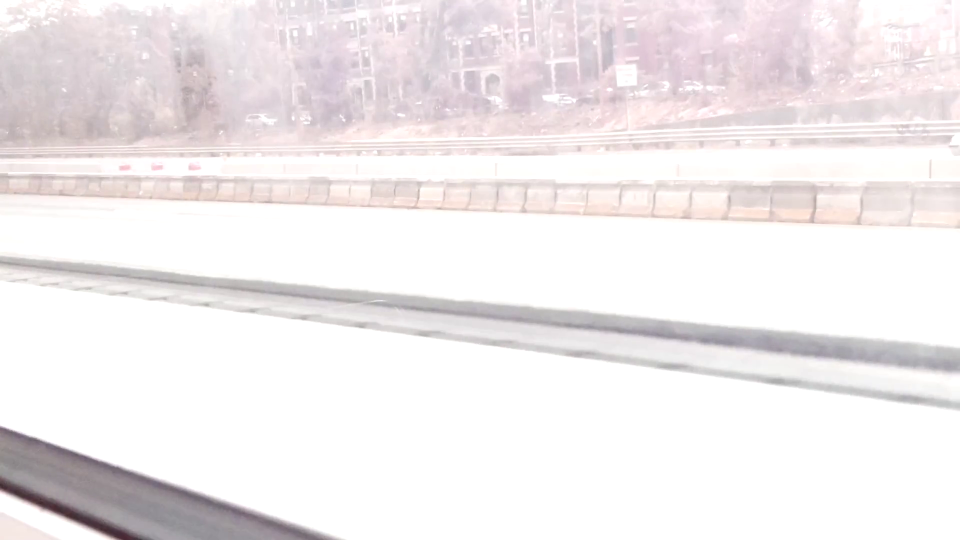
#> input picture frame 16 of adam2__1__h264.mp4, 1920 x 1080 px, given in place of cars.mp4, which was not available (shown at 1/2 size)
$ python car_detection.py
#> lines starting #> are read from the running program, lines starting #| are printed output that depends on the picture; after the words box and inside, x2 and y2 are one past the last pixel; in counts of white or black regions, pixels touching at a corner belong together; pictures that were not available may be replaced by others from this repository, and a replacement may not be noted
#import libraries of python opencv
import cv2
import numpy as np

#create VideoCapture object and read from video file
cap = cv2.VideoCapture('cars.mp4')
#use trained cars XML classifiers
car_cascade = cv2.CascadeClassifier('cars.xml')
current = 0
prev = 0
count = 0
#read until video is completed
while True:
    #capture frame by frame
    ret, frame = cap.read()
#> frame is the input picture: shape (1080, 1920, 3); mean B, G, R 236.6, 235.5, 240.7
    #convert video into gray scale of each frames
    gray = cv2.cvtColor(frame, cv2.COLOR_BGR2GRAY)

    #detect cars in the video
    cars = car_cascade.detectMultiScale(gray, 1.1, 3)
#> cars = 28 rows, first 6: [638, 276, 50, 50], [393, 276, 55, 55], [289, 304, 48, 48], [363, 371, 44, 44], [325, 276, 55, 55], [505, 375, 47, 47]

    #to draw arectangle in each cars
    for (x,y,w,h) in cars:
        cv2.rectangle(frame,(x,y),(x+w,y+h),(0,255,0),2)
        current = current + 1
#> this loop made 28 passes
#> (x, y, w, h) on passes 1 to 12: (638, 276, 50, 50), (393, 276, 55, 55), (289, 304, 48, 48), (363, 371, 44, 44), (325, 276, 55, 55), (505, 375, 47, 47), (1024, 5, 55, 55), (118, 280, 51, 51), (207, 558, 48, 48), (367, 564, 73, 73), (146, 272, 63, 63), (9, 280, 54, 54)
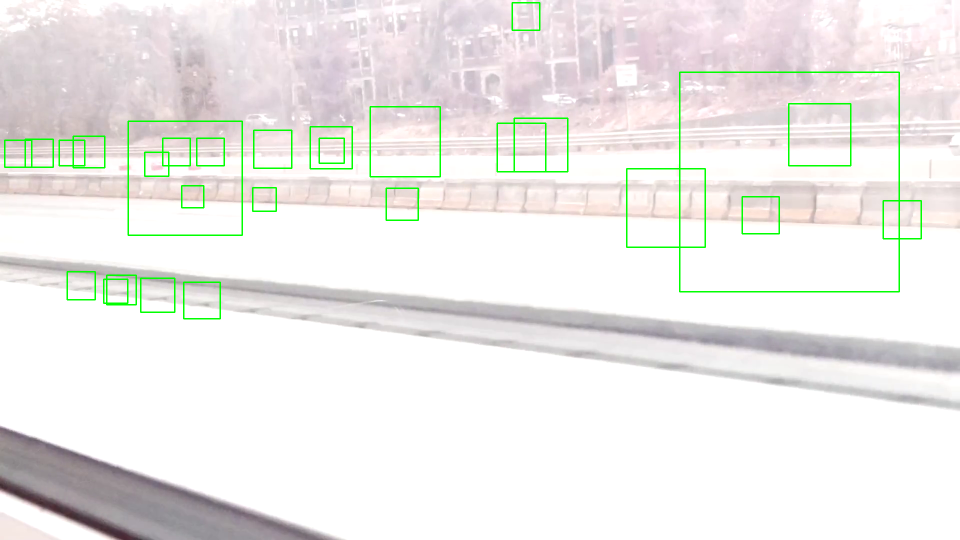
#> frame: shape (1080, 1920, 3) (shown at 1/2 size); 1.45% of pixels changed, all inside (x1, y1, x2, y2) = (8, 4, 1844, 639)
#> after the loop, current = 28
    if (current>prev):
        count = count + (current- prev)
#> count = 28
    cv2.putText(frame,'Count: %d' %count,(10,500), cv2.FONT_HERSHEY_SIMPLEX, 4,(255,255,255),2,cv2.LINE_AA)
#> frame: shape (1080, 1920, 3); 0.03% of pixels changed, all inside (x1, y1, x2, y2) = (21, 414, 618, 502)
    prev = current
#> prev = 28
    #display the resulting frame
    cv2.imshow('video', frame)
    #press Q on keyboard to exit
    if cv2.waitKey(25) & 0xFF == ord('q'):
#> (key q is pressed here)
        break
#release the videocapture object
cap.release()
#close all the frames
cv2.destroyAllWindows()

$ run again, starting later in the video
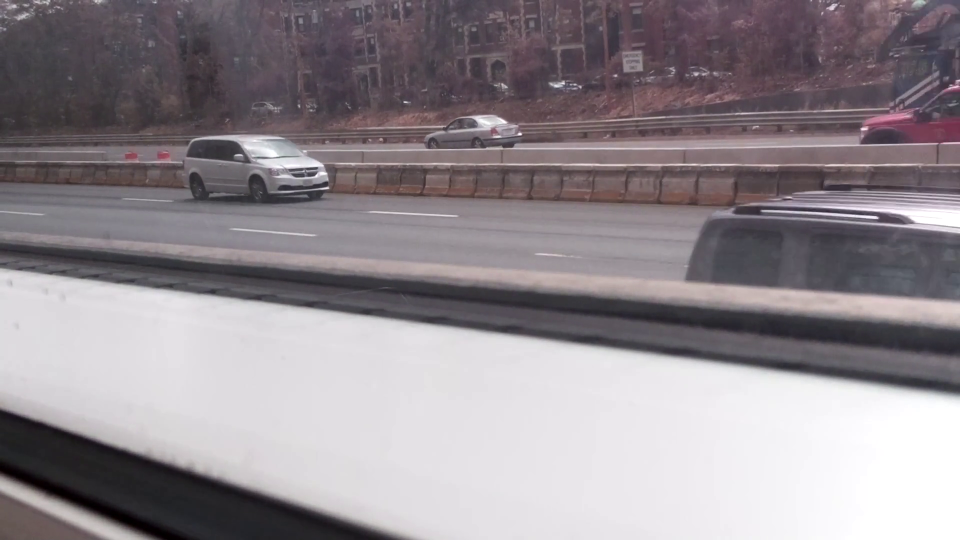
#> input picture frame 72 of adam2__1__h264.mp4, 1920 x 1080 px, given in place of cars.mp4, which was not available (shown at 1/2 size)
#> frame is the input picture: shape (1080, 1920, 3); mean B, G, R 142.6, 137.3, 144.7
#> cars = 13 rows, first 6: [1557, 381, 29, 29], [337, 255, 49, 49], [1458, 373, 74, 74], [1636, 328, 74, 74], [1024, 205, 114, 114], [1576, 192, 101, 101]
#> the loop `for (x,y,w,h) in cars:` made 13 passes
#> after the loop `for (x,y,w,h) in cars:`:
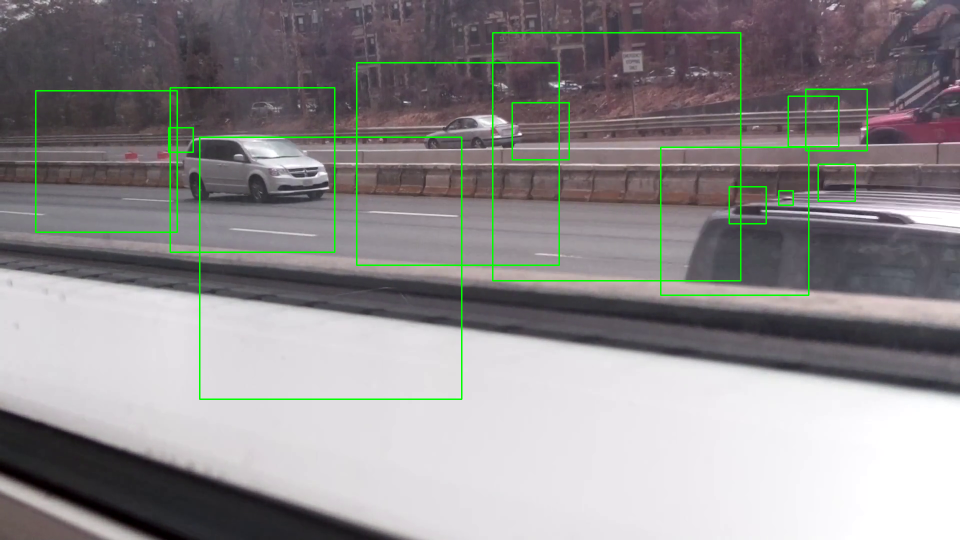
#> frame: shape (1080, 1920, 3) (shown at 1/2 size); 1.66% of pixels changed, all inside (x1, y1, x2, y2) = (70, 64, 1736, 800)
#> after the loop `for (x,y,w,h) in cars:`: current = 13
#> `cv2.putText(frame,'Count: %d' %count,(10,500), cv2.FONT_HERSHEY_SIMPLE..`:
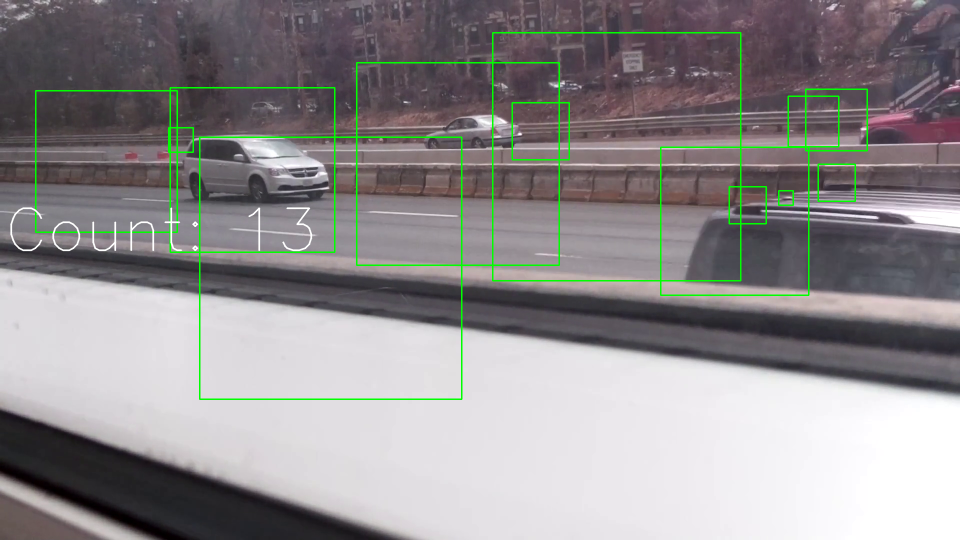
#> frame: shape (1080, 1920, 3) (shown at 1/2 size); 0.27% of pixels changed, all inside (x1, y1, x2, y2) = (20, 414, 625, 503)

$ run again, starting later in the video
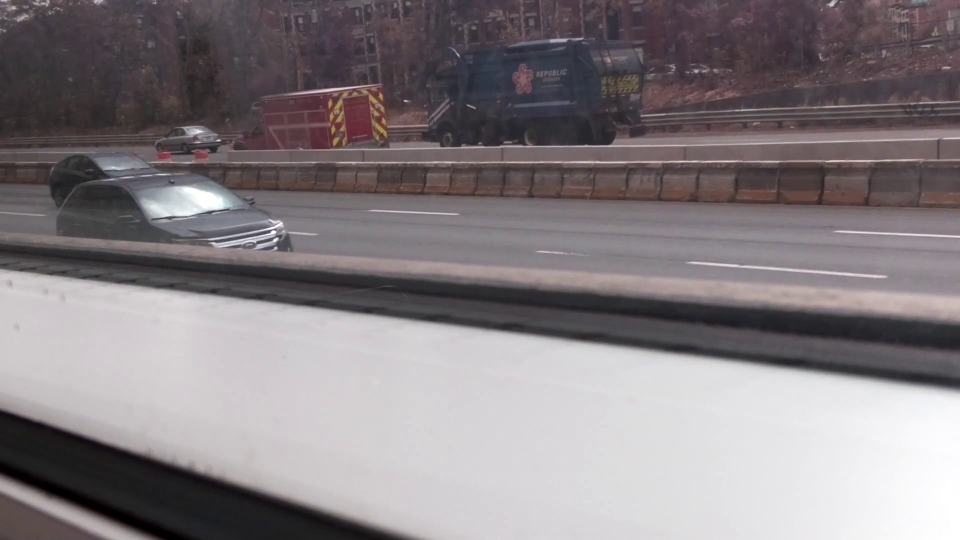
#> input picture frame 129 of adam2__1__h264.mp4, 1920 x 1080 px, given in place of cars.mp4, which was not available (shown at 1/2 size)
#> frame is the input picture: shape (1080, 1920, 3); mean B, G, R 129, 125.4, 132.5
#> cars = [[771, 354, 50, 50], [1359, 372, 47, 47], [800, 349, 60, 60], [776, 245, 53, 53], [866, 244, 71, 71], [43, 216, 271, 271], [1358, 126, 368, 368]]
#> the loop `for (x,y,w,h) in cars:` made 7 passes
#> after the loop `for (x,y,w,h) in cars:`:
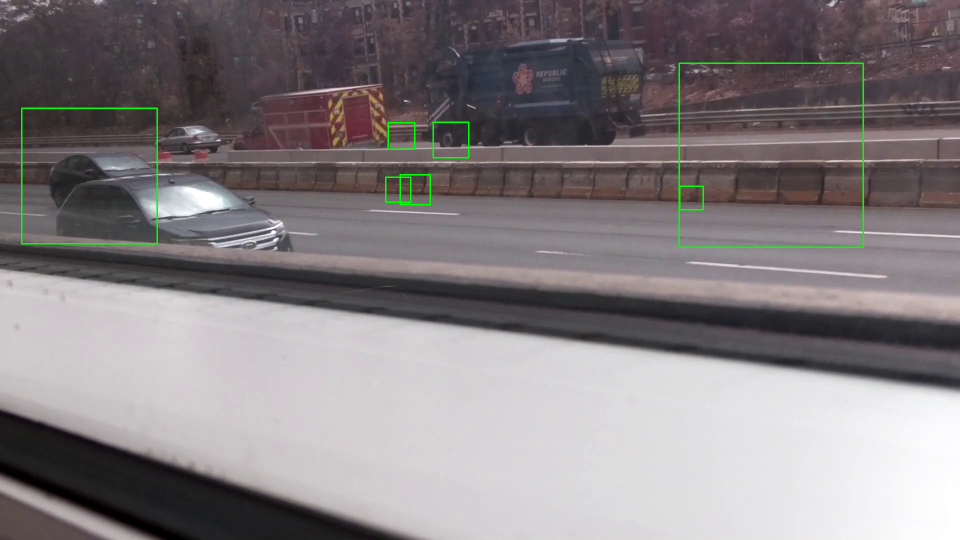
#> frame: shape (1080, 1920, 3) (shown at 1/2 size); 0.53% of pixels changed, all inside (x1, y1, x2, y2) = (42, 125, 1728, 496)
#> after the loop `for (x,y,w,h) in cars:`: current = 7
#> `cv2.putText(frame,'Count: %d' %count,(10,500), cv2.FONT_HERSHEY_SIMPLE..`:
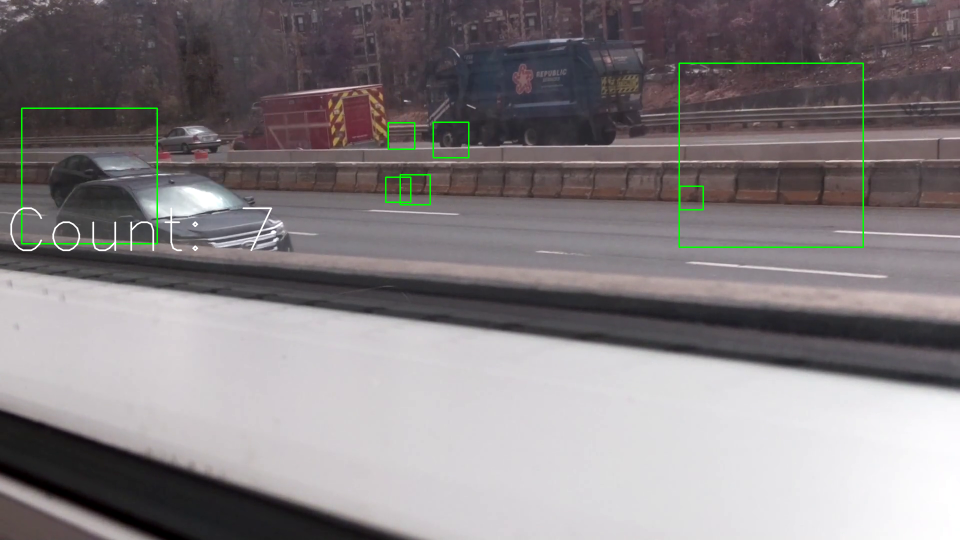
#> frame: shape (1080, 1920, 3) (shown at 1/2 size); 0.23% of pixels changed, all inside (x1, y1, x2, y2) = (20, 414, 545, 503)
